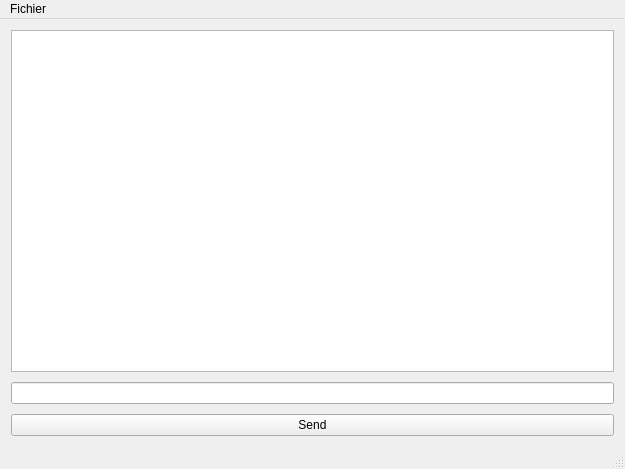
<?xml version="1.0" encoding="UTF-8"?>
<ui version="4.0">
 <class>MainWindow</class>
 <widget class="QMainWindow" name="MainWindow">
  <property name="enabled">
   <bool>true</bool>
  </property>
  <property name="geometry">
   <rect>
    <x>0</x>
    <y>0</y>
    <width>625</width>
    <height>469</height>
   </rect>
  </property>
  <property name="windowTitle">
   <string>MainWindow</string>
  </property>
  <widget class="QWidget" name="centralWidget">
   <layout class="QVBoxLayout" name="verticalLayout">
    <item>
     <layout class="QVBoxLayout" name="Layout">
      <property name="spacing">
       <number>10</number>
      </property>
      <property name="sizeConstraint">
       <enum>QLayout::SetDefaultConstraint</enum>
      </property>
      <item>
       <widget class="QTextEdit" name="Console">
        <property name="acceptDrops">
         <bool>false</bool>
        </property>
       </widget>
      </item>
      <item>
       <widget class="QLineEdit" name="SendText">
        <property name="clearButtonEnabled">
         <bool>false</bool>
        </property>
       </widget>
      </item>
      <item>
       <widget class="QPushButton" name="Bt_send">
        <property name="text">
         <string>Send</string>
        </property>
       </widget>
      </item>
     </layout>
    </item>
   </layout>
  </widget>
  <widget class="QMenuBar" name="menuBar">
   <property name="geometry">
    <rect>
     <x>0</x>
     <y>0</y>
     <width>625</width>
     <height>21</height>
    </rect>
   </property>
   <widget class="QMenu" name="menuQuitter">
    <property name="title">
     <string>Fichier</string>
    </property>
    <addaction name="actionQuitter"/>
   </widget>
   <addaction name="menuQuitter"/>
  </widget>
  <widget class="QStatusBar" name="statusBar"/>
  <action name="actionQuitter">
   <property name="text">
    <string>Quitter</string>
   </property>
  </action>
 </widget>
 <layoutdefault spacing="6" margin="11"/>
 <resources/>
 <connections/>
</ui>
